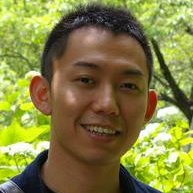
#> input picture ANN_HW4/notebook/train.jpg, 193 x 193 px
$ jupyter execute Hopfield.ipynb   (older library calls are emulated)
#> lines starting #> are read from the running program, lines starting #| are printed output that depends on the picture; after the words box and inside, x2 and y2 are one past the last pixel; in counts of white or black regions, pixels touching at a corner belong together
In this problem, you need to train a Hopfield network using the attached image. Use the attached training image to train your network and then evaluate its performance employing the attached test image. To this end, you need to complete each cell step by step.

You have to submit the final saved image as well as the completed notebook.

[cell 1]
import numpy as np
import random
from PIL import Image
import os
import re
#from google.colab.patches import cv2_imshow

[cell 2]
#Convert a matrix to a vector
def mat2vec(x):
    """convert the matrix x to a vector
    input:
        [[1,2,3],
        [4,5,6],
        [7,8,9]]
    output:
        [1,2,3,4,5,6,7,8,9]"""


    #### Implement your code ###
    tmp1 = np.reshape(x, (len(x)*len(x[0])))

    return tmp1

[cell 3]
print(mat2vec([[1,2,3],[4,5,6],[7,8,9]]))

[cell 4]
def create_W(x):
  """
  Create a square matrix with the same size as the input size.
  Note 1: The weight matrix must be symmetric
  Tip 1: For row i and column j, while i != j, place the value x [i] * x [j] in the weight matrix w [i, j]
  Tip 2: For row i and column j, while i=j, put the value 0 in the weight matrix w [i, j]
  """
  #### Impelement your code ###
  w = np.zeros((len(x),len(x)))
  print(len(x))
  for i in range(len(x)):
      for j in range(len(x)):
        if i == j :
            w[i][j] = 0
        else:
            w[i][j] = x[i]*x[j]
  print(w)
  return w

[cell 5]
#Read an image file and convert it to a pattern of the image
def readImg2array(file,size, threshold= 145):
#> called with file = 'train.jpg', size = (100, 100), threshold = 60
    img = Image.open(file).convert(mode="L")
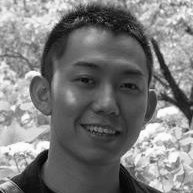
#> img: PIL image 193x193 L; min 1, max 255, mean 122.7
    img= img.resize(size)
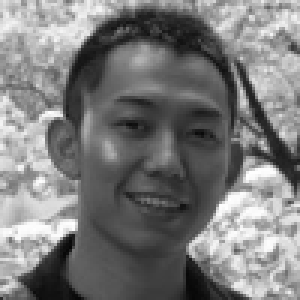
#> img: PIL image 100x100 L (shown 3 times larger); min 6, max 255, mean 122.7
    img.thumbnail(size,Image.ANTIALIAS)
    imgArray = np.asarray(img,dtype=np.uint8)
    x = np.zeros(imgArray.shape,dtype=np.float)

    """
    Set the value to 1 for each pixel value with the larger than the threshold,
    and Set the value to -1 for each image pixel with a value of 0.


    """
    #### Implement your code ###
    for i in range(imgArray.shape[0]):
        for j in range(imgArray.shape[1]):
            if imgArray[i][j] > threshold:
                x[i][j] = 1
            elif imgArray[i][j] == 0:
                x[i][j] = -1
            else:
                # x[i][j] = imgArray[i][j]
                x[i][j] = -1
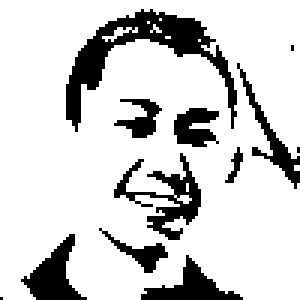
#> x: shape (100, 100) float64 (shown 3 times larger); values -1 (black) and 1 (white), 81.8% white; 12 black regions (3 under 20 px), largest, box (x1, y1, x2, y2) and area: (22, 3, 79, 44) 618, (38, 51, 67, 80) 272, (7, 78, 29, 100) 218


    return x

[cell 6]
#Convert a numpy array to an image file like Jpeg
def array2img(data, outFile = None):

    #data is 1 or -1 matrix
    y = np.zeros(data.shape,dtype=np.uint8)
    y[data==1] = 255
    y[data==-1] = 0
    img = Image.fromarray(y,mode="L")
    if outFile is not None:
        img.save(outFile)
    return img

[cell 7]
#Update the test input pattern (y_vec) based on the weight matrix
def update(w,y_vec,theta=0.5,time=100):


#Once in a while, select a random number between 0 and the size of the input vector -1.
#Then use the random number line of the weight matrix to multiply internally by the input vector.
#Subtract the result from theta
#If the end result is greater than 0, enter a value of 1 in the input vector, otherwise replace -1.
#### Implement your code ###
    for i in range(time):

        helper_vec = np.zeros_like(y_vec)
        for item in range(len(y_vec)):

                print(np.dot(w[item],y_vec) - theta)
                helper_vec[item] = -1 if np.dot(w[item-1],y_vec) - theta < 0  else 1

        if helper_vec.tolist() == y_vec.tolist():
            break
        y_vec = helper_vec

    return y_vec

[cell 8]
"""
Using the built-in functions, Do the following steps:
1- Read the input image and extract its pattern
2. Convert the obtained pattern into a vector
3- Make a weight matrix based on the vector of the previous step
4- Read the test image and extract its pattern
5- Convert the test pattern into a vector and give it as the input of the update function along with the built-in weight matrix.

"""
def hopfield(train_file, test_file,theta=0.5, time=1000, size=(100,100),threshold=60):


#### Implement your code ###
   train = readImg2array(train_file,size,threshold)

   y_vec = mat2vec(train)
   # for item in y_vec:
   #     print(item)
   # # print(y_vec)
   w = create_W(y_vec)
#| 10000
   test = readImg2array(test_file,size,threshold)
   y_vec = mat2vec(test)


   y_vec_after = update(w=w,y_vec=y_vec,theta=theta,time=time)
   y_vec_after = y_vec_after.reshape(size)
   after_img = array2img(y_vec_after,outFile=None)
   after_img.save("result.jpg")
   after_img.show()
